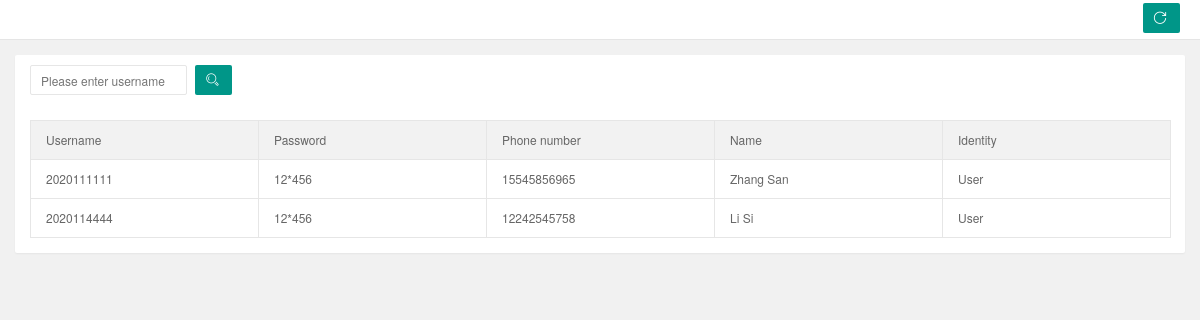
/userAdmin, run on an earlier commit of the app's database.
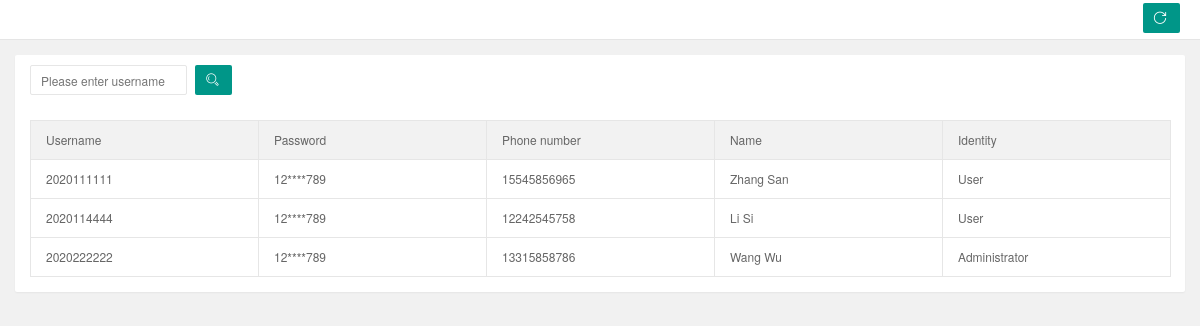
And on a later commit of the database.
### app/models.py (models this page shows)
class User(db.Model):
    __tablename__ = 'user'
    id = db.Column(db.Integer, primary_key=True)
    username = db.Column(db.String(50))
    password = db.Column(db.String(50))
    phone = db.Column(db.String(50))
    name = db.Column(db.String(50))
    job = db.Column(db.Boolean())

### app/views.py (the view)
@app.route('/userAdmin', methods=['GET', 'POST'])
def userAdmin():
    user_list = User.query.all()
    user = []
    for i in user_list:
        temp = ''
        num = 0
        length = len(i.password)
        for j in i.password:
            if (num >= 0 and num <= 1) or (num >= length - 3 and num <= length - 1):
                temp = temp + j
            else:
                temp = temp + '*'
            num += 1
        user.append([i, temp])
    return render_template('userAdmin.html', user=user)

### app/templates/userAdmin.html (shortened to what this page needs)
<!DOCTYPE html>
<html lang="en" class="x-admin-sm">
<head>
    <link rel="stylesheet" href="../static/lib/X-admin/css/font.css">
    <link rel="stylesheet" href="../static/lib/X-admin/css/xadmin.css">
</head>
<body>
    <div class="x-nav">
        <a class="layui-btn layui-btn-small" style="line-height:1.6em;margin-top:3px;float:right" onclick="location.reload()" title="刷新">
            <i class="layui-icon layui-icon-refresh" style="line-height:30px"></i>
        </a>
    </div>
    <div class="layui-fluid">
        <div class="layui-row layui-col-space15">
            <div class="layui-col-md12">
                <div class="layui-card">
                    <div class="layui-card-body ">
                        <form class="layui-form layui-col-space5">
                            <div class="layui-inline layui-show-xs-block">
                                <input type="text" name="username"  placeholder="Please enter username" autocomplete="off" class="layui-input">
                            </div>
                            <div class="layui-inline layui-show-xs-block">
                                <button class="layui-btn"  lay-submit="" lay-filter="sreach"><i class="layui-icon">&#xe615;</i></button>
                            </div>
                        </form>
                    </div>
                    <div class="layui-card-body layui-table-body layui-table-main">
                        <table class="layui-table layui-form">
                            <thead>
                                <tr>
                                    <th>Username</th>
                                    <th>Password</th>
                                    <th>Phone number</th>
                                    <th>Name</th>
                                    <th>Identity</th>
                                </tr>
                            </thead>
                            <tbody>
                            {% for i in user %}
                                <tr>
                                    <td>{{ i[0].username }}</td>
                                    <td>{{ i[1] }}</td>
                                    <td>{{ i[0].phone }}</td>
                                    <td>{{ i[0].name }}</td>
                                    {% if i[0].job == true %}
                                    <td>Administrator</td>
                                    {% else %}
                                    <td>User</td>
                                    {% endif %}
                                </tr>
                            {% endfor %}
                            </tbody>
                        </table>
                    </div>
                </div>
            </div>
        </div>
    </div>
</body>
</html>

What changed in the data, as far as the page shows it:
changed User "Zhang San": i "12*456" → "12****789"
changed User "Li Si": i "12*456" → "12****789"
added User: username "2020222222", i "12****789", phone "13315858786", name "Wang Wu", job "Administrator"
